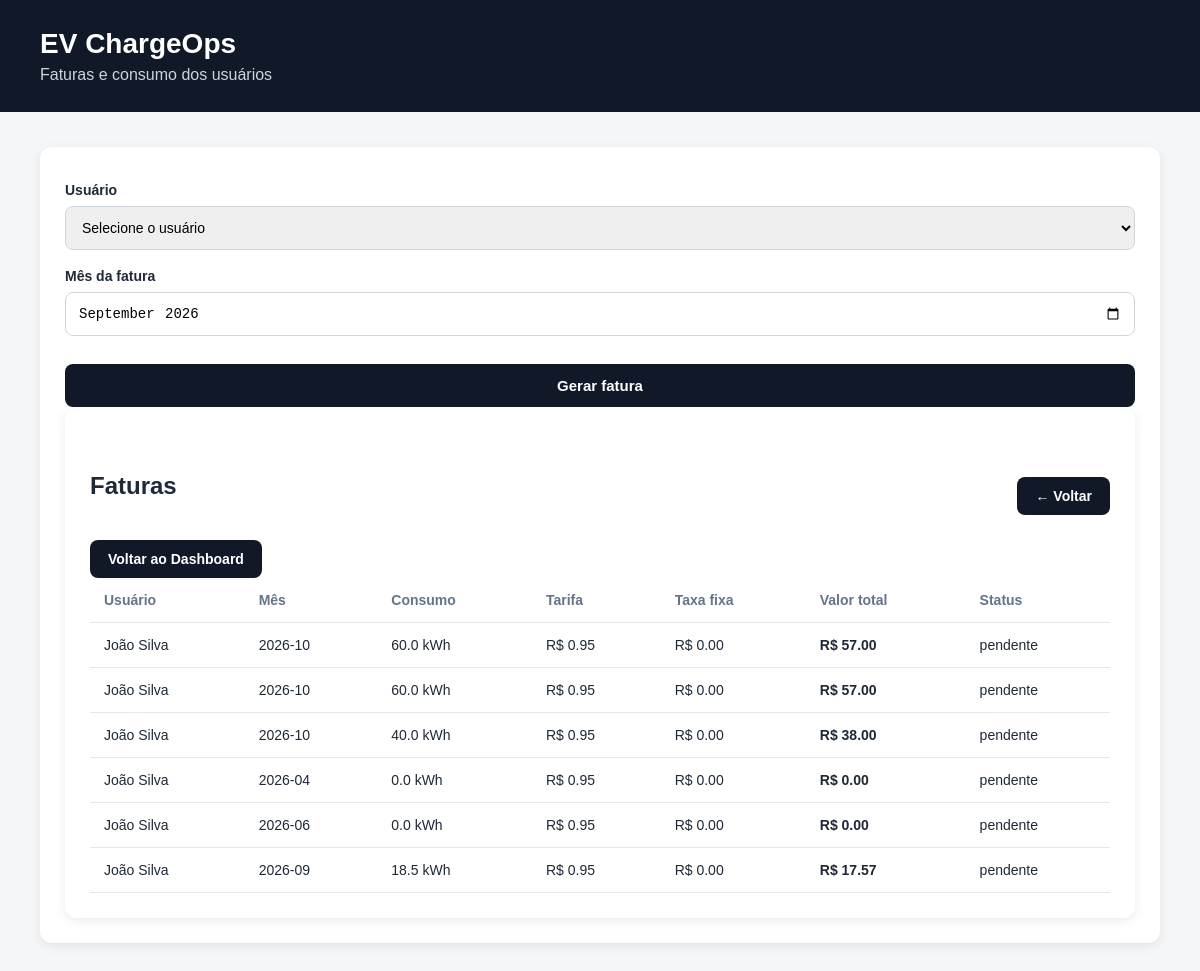
Page /faturas on the committed database.
### tables this page shows
CREATE TABLE faturas (
        id INTEGER PRIMARY KEY AUTOINCREMENT,
        usuario_id INTEGER NOT NULL,
        mes TEXT NOT NULL,
        total_kwh REAL NOT NULL,
        tarifa_kwh REAL NOT NULL,
        taxa_fixa REAL NOT NULL DEFAULT 0,
        valor_total REAL NOT NULL,
        status TEXT NOT NULL DEFAULT 'aberta',
        FOREIGN KEY (usuario_id) REFERENCES usuarios(id)
    );

CREATE TABLE usuarios (
        id INTEGER PRIMARY KEY AUTOINCREMENT,
        nome TEXT NOT NULL,
        email TEXT NOT NULL UNIQUE,
        unidade_id INTEGER,
        FOREIGN KEY (unidade_id) REFERENCES unidades(id)
    );

### app/routes/invoices.py (the view)
@invoices_bp.route("/faturas")
def faturas():
    conexao = sqlite3.connect(DATABASE_PATH)
    faturas = conexao.execute(
        """
        SELECT
            faturas.id,
            usuarios.nome,
            faturas.mes,
            faturas.total_kwh,
            faturas.tarifa_kwh,
            faturas.taxa_fixa,
            faturas.valor_total,
            faturas.status
        FROM faturas
        JOIN usuarios ON usuarios.id = faturas.usuario_id
        ORDER BY faturas.id DESC
        """
    ).fetchall()
    usuarios = conexao.execute(
       "SELECT id, nome FROM usuarios ORDER BY nome"
    ).fetchall()
    conexao.close()
    return render_template(
    "invoices.html",
    faturas=faturas,
    usuarios=usuarios
)

### app/templates/invoices.html (shortened to what this page needs)
<!DOCTYPE html>
<html lang="pt-BR">
<head>
    <link rel="stylesheet" href="{{ url_for('static', filename='css/style.css') }}">
</head>
<body>
    <header>
        <h1>EV ChargeOps</h1>
        <p>Faturas e consumo dos usuários</p>
    </header>
    <main>
        <section class="tabela">
<form method="POST" action="{{ url_for('invoices.nova_fatura') }}">
    <label>Usuário</label>
    <select name="usuario_id" required>
        <option value="">Selecione o usuário</option>
    </select>
    <label>Mês da fatura</label>
    <input
        type="month"
        name="mes"
        value="2026-09"
        required
    >
    <button type="submit">
        Gerar fatura
    </button>
</form>
            <section class="tabela">
    <div class="tabela-header">
        <h2>Faturas</h2>
        <a href="{{ url_for('dashboard.dashboard') }}" class="botao">
            ← Voltar
        </a>
    </div>
                <a href="/dashboard" class="botao">
                    Voltar ao Dashboard
                </a>
            {% if faturas %}
            <table>
                <thead>
                    <tr>
                        <th>Usuário</th>
                        <th>Mês</th>
                        <th>Consumo</th>
                        <th>Tarifa</th>
                        <th>Taxa fixa</th>
                        <th>Valor total</th>
                        <th>Status</th>
                    </tr>
                </thead>
                <tbody>
                    {% for fatura in faturas %}
                    <tr>
                        <td>{{ fatura[1] }}</td>
                        <td>{{ fatura[2] }}</td>
                        <td>{{ fatura[3] }} kWh</td>
                        <td>R$ {{ "%.2f"|format(fatura[4]) }}</td>
                        <td>R$ {{ "%.2f"|format(fatura[5]) }}</td>
                        <td><strong>R$ {{ "%.2f"|format(fatura[6]) }}</strong></td>
                        <td>{{ fatura[7] }}</td>
                    </tr>
                    {% endfor %}
                </tbody>
            </table>
            {% else %}
            <p>Nenhuma fatura cadastrada ainda.</p>
            {% endif %}
        </section>
    </main>
</body>
</html>

### static/css/style.css (style rules this page uses)
* { box-sizing: border-box; margin: 0; padding: 0; }
body { font-family: Arial, sans-serif; background: #f4f6f8; color: #1f2937; }
header { background: #111827; color: white; padding: 28px 40px; }
header h1 { font-size: 28px; margin-bottom: 6px; }
header p { color: #cbd5e1; }
main { padding: 35px 40px; max-width: 1300px; margin: auto; }
.tabela { background: white; padding: 25px; border-radius: 12px; box-shadow: 0 3px 12px rgba(0, 0, 0, 0.08); }
.tabela h2 { margin-bottom: 20px; }
table { width: 100%; border-collapse: collapse; }
th, td { padding: 14px; text-align: left; border-bottom: 1px solid #e5e7eb; }
th { color: #64748b; font-size: 14px; }
td { font-size: 14px; }
.tabela-header { margin-top: 40px; display: flex; justify-content: space-between; align-items: center; margin-bottom: 20px; }
.botao { display: inline-block; background: #111827; color: white; text-decoration: none; padding: 11px 18px; border-radius: 8px; font-size: 14px; font-weight: bold; }
form { display: flex; flex-direction: column; gap: 8px; }
form label { margin-top: 10px; font-size: 14px; font-weight: bold; }
form select, form input { padding: 12px; border: 1px solid #d1d5db; border-radius: 8px; font-size: 14px; }
form button { margin-top: 20px; padding: 13px; border: none; border-radius: 8px; background: #111827; color: white; font-size: 15px; font-weight: bold; cursor: pointer; }

### rows in the picture
faturas: nome "João Silva", mes "2026-10", total_kwh "60.0", tarifa_kwh "0.95", taxa_fixa "0.00", valor_total "57.00", status "pendente"
faturas: nome "João Silva", mes "2026-10", total_kwh "60.0", tarifa_kwh "0.95", taxa_fixa "0.00", valor_total "57.00", status "pendente"
faturas: nome "João Silva", mes "2026-10", total_kwh "40.0", tarifa_kwh "0.95", taxa_fixa "0.00", valor_total "38.00", status "pendente"
faturas: nome "João Silva", mes "2026-04", total_kwh "0.0", tarifa_kwh "0.95", taxa_fixa "0.00", valor_total "0.00", status "pendente"
faturas: nome "João Silva", mes "2026-06", total_kwh "0.0", tarifa_kwh "0.95", taxa_fixa "0.00", valor_total "0.00", status "pendente"
faturas: nome "João Silva", mes "2026-09", total_kwh "18.5", tarifa_kwh "0.95", taxa_fixa "0.00", valor_total "17.57", status "pendente"
